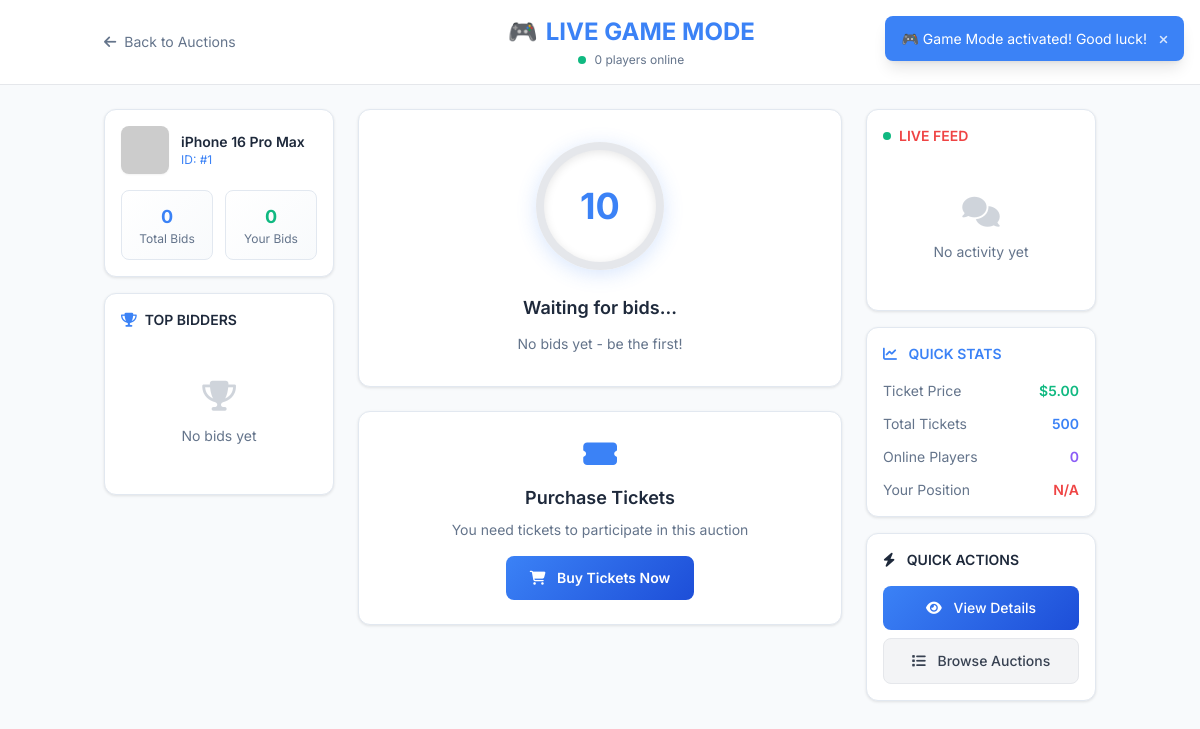
Page /auctions/game-mode.php?id=1 (signed in) on the committed database.
### tables this page shows
CREATE TABLE IF NOT EXISTS `auctions` (
    `id` INT PRIMARY KEY AUTO_INCREMENT,
    `title` VARCHAR(255) NOT NULL,
    `description` TEXT,
    `image_url` VARCHAR(500),
    `start_time` DATETIME NOT NULL,
    `end_time` DATETIME NOT NULL,
    `ticket_price` DECIMAL(10, 2) NOT NULL,
    `total_tickets` INT NOT NULL,
    `tickets_sold` INT DEFAULT 0,
    `bids_per_ticket` INT DEFAULT 5,
    `guaranteed` BOOLEAN DEFAULT TRUE,
    `status` ENUM('upcoming', 'active', 'completed', 'cancelled') DEFAULT 'upcoming',
    `winner_id` INT,
    `created_at` TIMESTAMP DEFAULT CURRENT_TIMESTAMP,
    `updated_at` TIMESTAMP DEFAULT CURRENT_TIMESTAMP ON UPDATE CURRENT_TIMESTAMP,
    FOREIGN KEY (`winner_id`) REFERENCES `users`(`id`),
    INDEX `idx_status` (`status`),
    INDEX `idx_end_time` (`end_time`)
);

### auctions/game-mode.php (the view, shortened to what this page needs)
<?php
$database = new Database();
$db = $database->getConnection();
$auction_id = $_GET['id'] ?? $_GET['auction_id'] ?? 0;
$current_user_id = $_SESSION['user_id'] ?? null;
$query = "SELECT * FROM auctions WHERE id = ?";
$stmt = $db->prepare($query);
$stmt->execute([$auction_id]);
$auction = $stmt->fetch(PDO::FETCH_ASSOC);
$query = "SELECT balance FROM users WHERE id = ?";
$stmt = $db->prepare($query);
$stmt->execute([$current_user_id]);
$user_balance = $stmt->fetchColumn() ?: 0;
$query = "SELECT u.username, u.first_name, u.last_name, b.bid_time, u.id as user_id
          FROM bids b
          JOIN users u ON b.user_id = u.id
          WHERE b.auction_id = ?
          ORDER BY b.bid_time DESC LIMIT 1";
$stmt = $db->prepare($query);
$stmt->execute([$auction_id]);
$latest_bid = $stmt->fetch(PDO::FETCH_ASSOC);
$query = "SELECT u.username, u.first_name, u.last_name, b.bid_time, u.id as user_id, b.id as bid_id
          FROM bids b
          JOIN users u ON b.user_id = u.id
          WHERE b.auction_id = ?
          ORDER BY b.bid_time DESC LIMIT 15";
$stmt = $db->prepare($query);
$stmt->execute([$auction_id]);
$recent_bids = $stmt->fetchAll(PDO::FETCH_ASSOC);
$query = "SELECT COUNT(*) FROM bids WHERE auction_id = ?";
$stmt = $db->prepare($query);
$stmt->execute([$auction_id]);
$total_bids = $stmt->fetchColumn();
$query = "SELECT COUNT(DISTINCT user_id) FROM bids WHERE auction_id = ? AND bid_time > DATE_SUB(NOW(), INTERVAL 5 MINUTE)";
$stmt = $db->prepare($query);
$stmt->execute([$auction_id]);
$online_users = $stmt->fetchColumn();
$query = "SELECT tickets_count, used_bids, total_bids FROM user_tickets WHERE user_id = ? AND auction_id = ?";
$stmt = $db->prepare($query);
$stmt->execute([$current_user_id, $auction_id]);
$user_tickets = $stmt->fetch(PDO::FETCH_ASSOC);
$can_bid = $user_tickets && ($user_tickets['used_bids'] < $user_tickets['total_bids']);
$remaining_bids = $user_tickets ? ($user_tickets['total_bids'] - $user_tickets['used_bids']) : 0;
?>
<!DOCTYPE html>
<html lang="en">
<head>
    <script src="https://cdn.tailwindcss.com"></script>
    <link rel="stylesheet" href="https://cdnjs.cloudflare.com/ajax/libs/font-awesome/6.5.0/css/all.min.css">
</head>
<body class="min-h-screen">
    <header class="bg-white border-b border-gray-200 sticky top-0 z-50 backdrop-blur-sm bg-white/95">
        <div class="container mx-auto px-4 py-4">
            <div class="flex items-center justify-between">
                <a href="/auction-platform/auctions/" class="text-muted hover:text-blue transition-colors text-sm flex items-center group">
                    <i class="fas fa-arrow-left mr-2 group-hover:-translate-x-1 transition-transform"></i>
                    <span class="hidden sm:inline">Back to Auctions</span>
                </a>
                <div class="text-center">
                    <h1 class="text-xl sm:text-2xl font-bold text-primary flex items-center justify-center">
                        🎮 <span class="text-blue ml-2">LIVE GAME MODE</span>
                    </h1>
                    <div class="flex items-center justify-center text-xs text-muted mt-1">
                        <span class="live-indicator"></span>
                        <span id="online-count"><?php echo $online_users; ?> players online</span>
                    </div>
                </div>
                <div class="text-right text-sm">
                    <div class="text-muted">Balance</div>
                    <div class="text-green font-semibold" id="user-balance">$<?php echo number_format($user_balance, 2); ?></div>
                </div>
            </div>
        </div>
    </header>
    <div class="container mx-auto px-4 py-6">
        <div class="grid grid-cols-1 lg:grid-cols-12 gap-6 grid-container">
            <div class="lg:col-span-3 space-y-4">
                <div class="card p-4 slide-up">
                    <div class="flex items-center space-x-3 mb-4">
                        <img src="<?php echo $auction['image_url'] ? $auction['image_url'] : asset('images/no-image.jpg'); ?>"
                             alt="<?php echo htmlspecialchars($auction['title']); ?>"
                             class="w-12 h-12 rounded-lg object-cover shadow-sm">
                        <div class="flex-1 min-w-0">
                            <h3 class="text-primary font-semibold text-sm truncate"><?php echo htmlspecialchars($auction['title']); ?></h3>
                            <div class="text-blue text-xs">ID: #<?php echo $auction['id']; ?></div>
                        </div>
                    </div>
                    <div class="grid grid-cols-2 gap-3">
                        <div class="stat-card p-3 text-center">
                            <div class="text-blue font-bold text-lg" id="total-bids"><?php echo number_format($total_bids); ?></div>
                            <div class="text-muted text-xs">Total Bids</div>
                        </div>
                        <div class="stat-card p-3 text-center">
                            <div class="text-green font-bold text-lg" id="remaining-bids"><?php echo $remaining_bids; ?></div>
                            <div class="text-muted text-xs">Your Bids</div>
                        </div>
                    </div>
                </div>
                <div class="card p-4 slide-up">
                    <h3 class="text-primary font-semibold text-sm mb-4 flex items-center">
                        <i class="fas fa-trophy text-blue mr-2"></i>
                        TOP BIDDERS
                    </h3>
                    <div id="leaderboard" class="space-y-2 max-h-80 overflow-y-auto scrollbar-thin">
                    </div>
                </div>
            </div>
            <div class="lg:col-span-6">
                <div class="card p-8 text-center mb-6 slide-up">
                    <div class="relative">
                        <div id="countdown-circle" class="countdown-circle w-32 h-32 mx-auto mb-6" style="--progress: 0deg;">
                            <div class="absolute inset-0 flex items-center justify-center z-10">
                                <span id="countdown-value" class="text-4xl font-bold text-blue">10</span>
                            </div>
                        </div>
                        <div id="timer-status" class="text-primary text-lg font-semibold mb-3">Waiting for bids...</div>
                        <div id="last-bid-info" class="text-muted text-sm">
                            <?php if ($latest_bid): ?>
                                Last bid by <span class="text-blue font-medium">@<?php echo htmlspecialchars($latest_bid['username']); ?></span>
                            <?php else: ?>
                                <span>No bids yet - be the first!</span>
                            <?php endif; ?>
                        </div>
                    </div>
                </div>
                <div class="mb-6 slide-up">
                    <?php if ($can_bid): ?>
                        <form method="POST" action="../api/place-bid.php" id="bidForm" class="w-full">
                            <input type="hidden" name="auction_id" value="<?php echo $auction_id; ?>">
                            <button type="submit"
                                    class="w-full success-button py-6 px-8 text-xl font-bold shadow-lg glow-effect"
                                    id="placeBidBtn">
                                <i class="fas fa-crosshairs mr-3"></i>
                                PLACE BID
                                <div class="text-sm opacity-90 mt-1" id="bid-count-text"><?php echo $remaining_bids; ?> bids remaining</div>
                            </button>
                        </form>
                    <?php else: ?>
                        <div class="card p-6 text-center">
                            <i class="fas fa-ticket-alt text-blue text-3xl mb-3"></i>
                            <h3 class="text-primary text-lg font-semibold mb-2">Purchase Tickets</h3>
                            <p class="text-muted text-sm mb-4">You need tickets to participate in this auction</p>
                            <a href="/auction-platform/auctions/view.php?id=<?php echo $auction_id; ?>"
                               class="primary-button inline-block py-3 px-6 text-sm font-semibold">
                                <i class="fas fa-shopping-cart mr-2"></i>
                                Buy Tickets Now
                            </a>
                        </div>
                    <?php endif; ?>
                </div>
            </div>
            <div class="lg:col-span-3 space-y-4">
                <div class="card p-4 slide-up">
                    <h3 class="text-red font-semibold text-sm mb-4 flex items-center">
                        <span class="live-indicator"></span>
                        LIVE FEED
                    </h3>
                    <div id="bid-feed" class="space-y-2 max-h-96 overflow-y-auto scrollbar-thin">
                        <?php if (!empty($recent_bids)): ?>
                            <?php foreach($recent_bids as $bid): ?>
                                <div class="bid-item flex items-center space-x-3 p-3 bg-gray-50 rounded-lg border border-gray-100" data-bid-id="<?php echo $bid['bid_id']; ?>">
                                    <div class="w-8 h-8 rounded-full bg-gradient-to-r from-blue-500 to-blue-600 flex items-center justify-center shadow-sm">
                                        <i class="fas fa-gavel text-white text-xs"></i>
                                    </div>
                                    <div class="flex-1 min-w-0">
                                        <div class="text-primary text-sm font-medium truncate">
                                            @<?php echo htmlspecialchars($bid['username']); ?>
                                        </div>
                                        <div class="text-muted text-xs">
                                            <?php echo date('H:i:s', strtotime($bid['bid_time'])); ?>
                                        </div>
                                    </div>
                                    <div class="text-green text-xs font-semibold bg-green-50 px-2 py-1 rounded">
                                        BID
                                    </div>
                                </div>
                            <?php endforeach; ?>
                        <?php else: ?>
                            <div class="text-center text-muted py-8">
                                <i class="fas fa-comments text-3xl mb-3 opacity-30"></i>
                                <p class="text-sm">No activity yet</p>
                            </div>
                        <?php endif; ?>
                    </div>
                </div>
                <div class="card p-4 slide-up">
                    <h3 class="text-blue font-semibold text-sm mb-4">
                        <i class="fas fa-chart-line mr-2"></i>
                        QUICK STATS
                    </h3>
                    <div class="space-y-3">
                        <div class="flex justify-between items-center">
                            <span class="text-muted text-sm">Ticket Price</span>
                            <span class="text-green font-semibold">$<?php echo number_format($auction['ticket_price'], 2); ?></span>
                        </div>
                        <div class="flex justify-between items-center">
                            <span class="text-muted text-sm">Total Tickets</span>
                            <span class="text-blue font-semibold"><?php echo number_format($auction['total_tickets']); ?></span>
                        </div>
                        <div class="flex justify-between items-center">
                            <span class="text-muted text-sm">Online Players</span>
                            <span class="text-purple font-semibold" id="online-players"><?php echo $online_users; ?></span>
                        </div>
                        <div class="flex justify-between items-center">
                            <span class="text-muted text-sm">Your Position</span>
                            <span class="text-red font-semibold" id="user-position">N/A</span>
                        </div>
                    </div>
                </div>
                <div class="card p-4 slide-up">
                    <h3 class="text-primary font-semibold text-sm mb-4">
                        <i class="fas fa-bolt mr-2"></i>
                        QUICK ACTIONS
                    </h3>
                    <div class="space-y-2">
                        <a href="/auction-platform/auctions/view.php?id=<?php echo $auction_id; ?>"
                           class="primary-button block w-full py-3 px-4 text-center text-sm font-medium">
                            <i class="fas fa-eye mr-2"></i>
                            View Details
                        </a>
                        <a href="/auction-platform/auctions/"
                           class="block w-full py-3 px-4 text-center text-sm font-medium bg-gray-100 text-gray-700 rounded-lg border border-gray-200 hover:bg-gray-200 transition-colors">
                            <i class="fas fa-list mr-2"></i>
                            Browse Auctions
                        </a>
                    </div>
                </div>
            </div>
        </div>
    </div>
    <div id="notification-container" class="fixed top-4 right-4 z-50 space-y-2"></div>
</body>
</html>

### auctions/game-mode.php (style rules this page uses)
body { font-family: 'Inter', -apple-system, BlinkMacSystemFont, sans-serif; background: #f8fafc; color: #1e293b; font-size: 14px; }
.card { background: white; border: 1px solid #e2e8f0; border-radius: 12px; box-shadow: 0 1px 3px 0 rgba(0, 0, 0, 0.1); transition: all 0.2s ease; }
.primary-button { background: linear-gradient(135deg, #3b82f6 0%, #1d4ed8 100%); color: white; border: none; border-radius: 8px; font-weight: 600; transition: all 0.2s ease; }
.countdown-circle { background: conic-gradient(#3b82f6 var(--progress, 0), #e5e7eb 0); border-radius: 50%; position: relative; box-shadow: 0 4px 20px rgba(59, 130, 246, 0.2); }
.countdown-circle::before { content: ''; position: absolute; inset: 8px; background: white; border-radius: 50%; box-shadow: inset 0 2px 10px rgba(0, 0, 0, 0.1); }
.live-indicator { display: inline-block; width: 8px; height: 8px; background: #10b981; border-radius: 50%; margin-right: 8px; animation: pulse 2s infinite; }
.slide-up { animation: slideUp 0.5s ease-out; }
.stat-card { background: linear-gradient(135deg, #ffffff 0%, #f8fafc 100%); border: 1px solid #e2e8f0; transition: all 0.2s ease; border-radius: 8px; }
.text-muted { color: #64748b; }
.text-primary { color: #1e293b; }
.text-blue { color: #3b82f6; }
.text-green { color: #10b981; }
.text-red { color: #ef4444; }
.text-purple { color: #8b5cf6; }
.scrollbar-thin { scrollbar-width: thin; scrollbar-color: #cbd5e1 #f1f5f9; }

### rows in the picture
auctions: title "iPhone 16 Pro Max", id "1", ticket_price "5.00", total_tickets "500"

### other values in the picture
$online_users "0"
$total_bids "0"
$remaining_bids "0"
